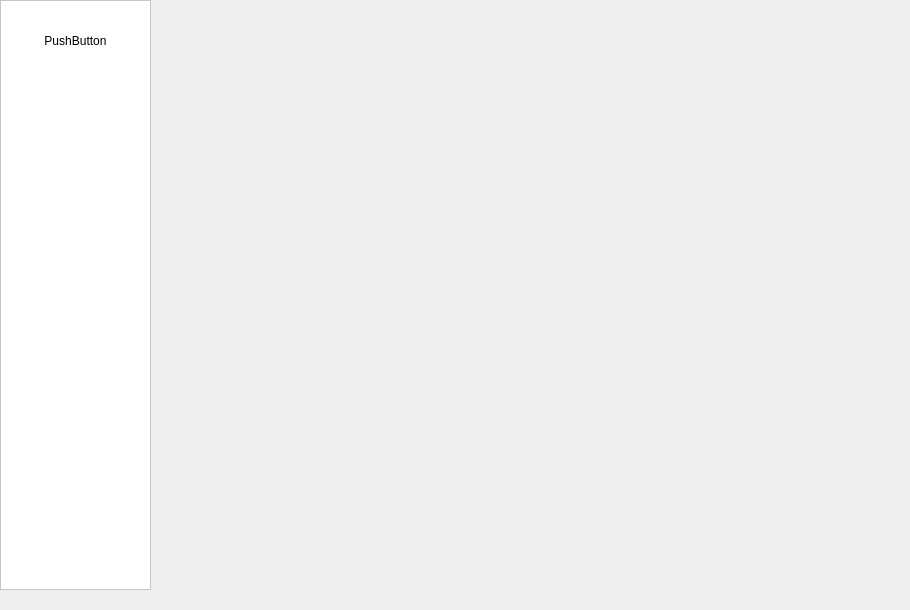
<?xml version="1.0" encoding="UTF-8"?>
<ui version="4.0">
 <class>MainWindow</class>
 <widget class="QMainWindow" name="MainWindow">
  <property name="geometry">
   <rect>
    <x>0</x>
    <y>0</y>
    <width>910</width>
    <height>610</height>
   </rect>
  </property>
  <property name="windowTitle">
   <string>MainWindow</string>
  </property>
  <widget class="QWidget" name="centralwidget">
   <widget class="QFrame" name="frame">
    <property name="geometry">
     <rect>
      <x>0</x>
      <y>0</y>
      <width>151</width>
      <height>590</height>
     </rect>
    </property>
    <property name="styleSheet">
     <string notr="true">background-color: rgb(255, 255, 255);</string>
    </property>
    <property name="frameShape">
     <enum>QFrame::StyledPanel</enum>
    </property>
    <property name="frameShadow">
     <enum>QFrame::Raised</enum>
    </property>
    <widget class="QPushButton" name="admin_bt">
     <property name="geometry">
      <rect>
       <x>0</x>
       <y>0</y>
       <width>151</width>
       <height>81</height>
      </rect>
     </property>
     <property name="text">
      <string>PushButton</string>
     </property>
     <property name="autoDefault">
      <bool>false</bool>
     </property>
     <property name="default">
      <bool>false</bool>
     </property>
     <property name="flat">
      <bool>true</bool>
     </property>
    </widget>
   </widget>
  </widget>
  <widget class="QMenuBar" name="menubar">
   <property name="geometry">
    <rect>
     <x>0</x>
     <y>0</y>
     <width>910</width>
     <height>21</height>
    </rect>
   </property>
  </widget>
 </widget>
 <resources/>
 <connections/>
</ui>
